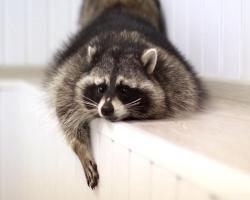
#> input picture data/enot.jpg, 250 x 200 px
$ python -i 4.py   (imports and definitions only)   (older library calls are emulated)
#> lines starting #> are read from the running program, lines starting #| are printed output that depends on the picture
from scipy.cluster import hierarchy
import matplotlib.pyplot as plt
import numpy as np

translator = {
    'NA': -100
}


def getValuesReady(arr):
    core = []
    for line in arr:
        clearedLine = np.array(list(filter(lambda x: not (x in translator), line.split(",")))).astype(np.float)
        mean = clearedLine.mean()
        mappedLine = list(map(lambda x : mean if (x in translator) else float(x), line.split(",")))
        core.append(mappedLine)

    return np.array(core).astype(np.float)

# [1 line not run here, left out]
# [1 line that did not run here, left out]
# [1 line not run here, left out]
# [1 line that did not run here, left out]
# [1 line that did not run here, left out]


# ytdist = np.array([662., 877., 255., 412., 996., 295., 468., 268.,
#                    400., 754., 564., 138., 219., 869., 669.])
# [1 line that did not run here, left out]
# plt.figure()
# [1 line that did not run here, left out]

# [9 lines not run here, left out]

>>> import cv2
>>> picture = cv2.imread('../../data/enot.jpg', cv2.IMREAD_GRAYSCALE)
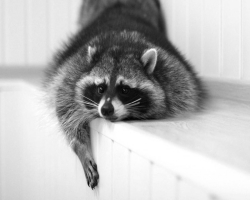
#> picture: shape (200, 250); min 4, max 255, mean 183.3
#> the loop in getValuesReady, `for line in arr:` made 1 pass
#> after the loop in getValuesReady, `for line in arr:`: core = []
#> (the run stopped early here; a loop or call above may not have finished)
